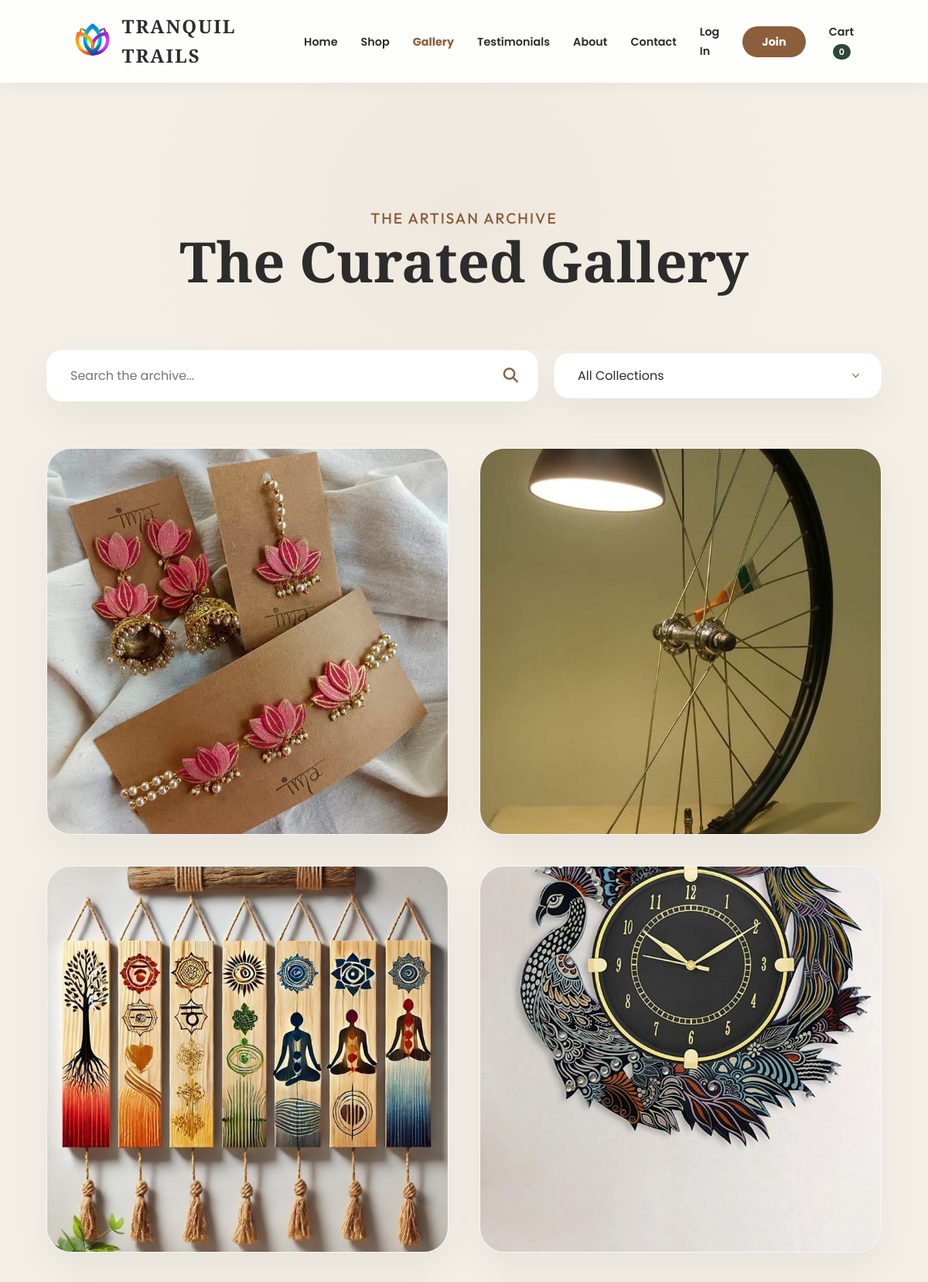
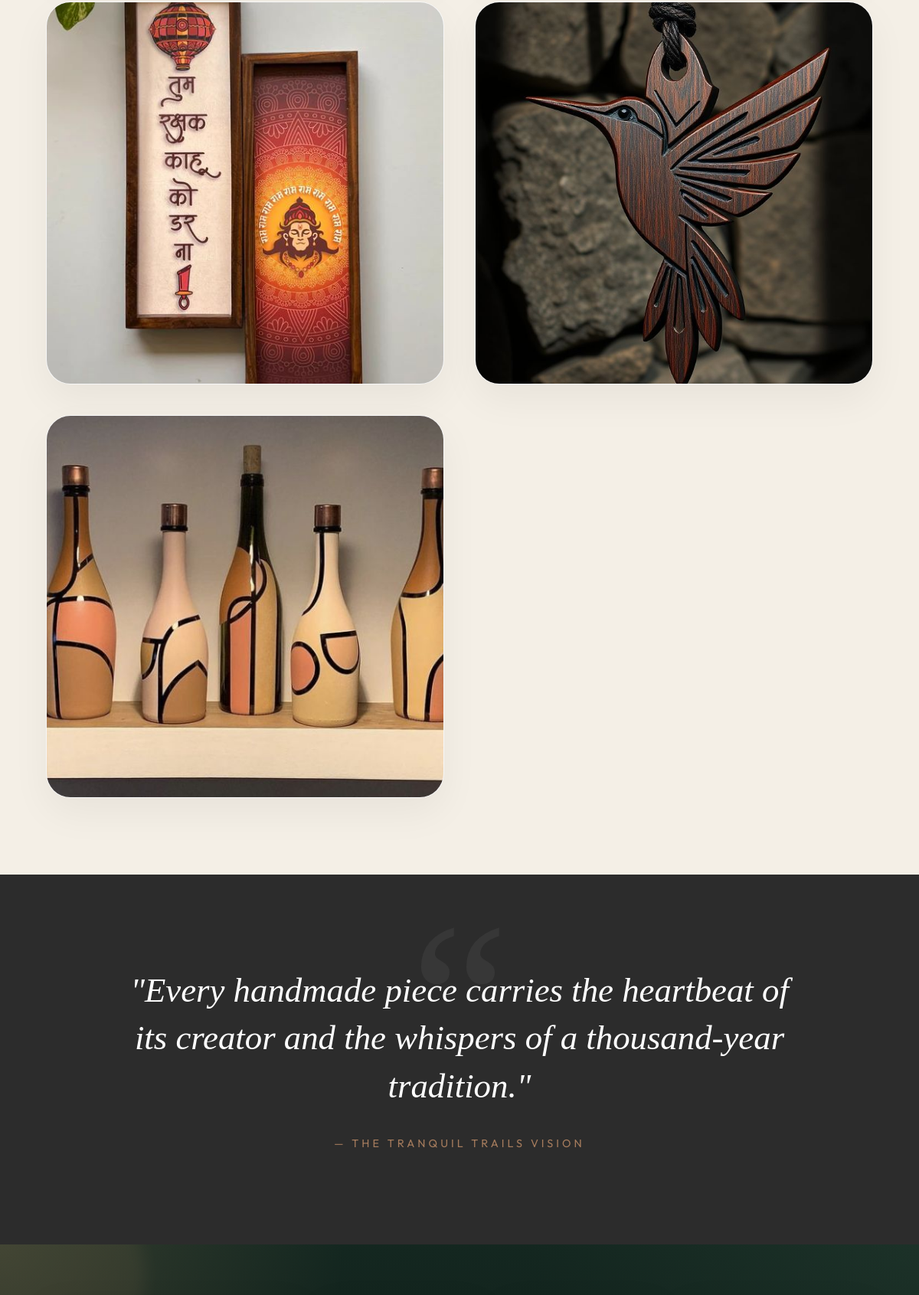
Page /gallery/ (upper part) on the committed database (2 pictures, top to bottom).
### core/models.py (models this page shows, shortened)
class SiteSetting(models.Model):
    store_name = models.CharField(max_length=100, default="Tranquil Trails")
    admin_email = models.EmailField(default="admin@tranquiltrails.com")
    contact_phone = models.CharField(max_length=20, default="+1 234 567 890")
    footer_tagline = models.TextField(default="Thoughtfully handcrafted pieces for calm, soulful spaces.")
    footer_address = models.TextField(default="Studio Address\nAdd your workshop or store address from Admin Settings.")
    footer_hours = models.CharField(max_length=120, default="Mon - Sat | 10:00 AM - 7:00 PM")
    footer_instagram_url = models.URLField(blank=True, default="")
    footer_facebook_url = models.URLField(blank=True, default="")
    footer_whatsapp_url = models.URLField(blank=True, default="")
    currency = models.CharField(max_length=10, default="USD")
    tax_rate = models.DecimalField(max_digits=5, decimal_places=2, default=5.00)
    shipping_flat_rate = models.DecimalField(max_digits=6, decimal_places=2, default=15.00)
    maintenance_mode = models.BooleanField(default=False)

class GalleryItem(models.Model):
    CATEGORY_CHOICES = [
        ('Ceramics', 'Ceramics'),
        ('Wood', 'Woodwork'),
        ('Textiles', 'Textiles'),
        ('Other', 'Other')
    ]
    title = models.CharField(max_length=100)
    price = models.DecimalField(max_digits=10, decimal_places=2, default=0.00)
    category = models.CharField(max_length=50, choices=CATEGORY_CHOICES, default='Other')
    image = models.ImageField(upload_to='gallery/')
    created_at = models.DateTimeField(auto_now_add=True)

### core/views.py (the view)
# urls.py: path('gallery/', views.gallery, name='gallery'),
def gallery(request):
    gallery_categories = [choice[0] for choice in GalleryItem.CATEGORY_CHOICES]
    return render(request, 'gallery.html', {
        'items': GalleryItem.objects.all().order_by('-created_at'),
        'gallery_categories': gallery_categories,
    })

### core/context_processors.py (called while the page is built)
def site_settings(request):
    settings_obj, _ = SiteSetting.objects.get_or_create(id=1)
    return {'site_settings': settings_obj}

### core/templates/gallery.html (shortened to what this page needs)
{% load static %}
<!DOCTYPE html>
<html lang="en">
<head>
    <link rel="stylesheet" href="https://cdnjs.cloudflare.com/ajax/libs/font-awesome/6.4.0/css/all.min.css">
    <link rel="stylesheet" href="{% static 'styles.css' %}">
</head>
<body>
    {% include 'partials/site_nav.html' %}
    <section class="gallery-hero">
        <div class="hero-content">
            <p class="reveal">The Artisan Archive</p>
            <h1 class="reveal">The Curated Gallery</h1>
        </div>
    </section>
    <div class="gallery-controls reveal">
        <div class="search-box">
            <input type="text" id="gallerySearch" placeholder="Search the archive..." autocomplete="off">
            <i class="fas fa-search"></i>
        </div>
        <select id="galleryCategoryDropdown" class="category-select">
            <option value="all">All Collections</option>
        </select>
    </div>
    <main class="gallery-grid" id="galleryGrid">
        {% for item in items %}
        <div class="gallery-card reveal" data-category="{{ item.category|lower }}" data-title="{{ item.title|lower }}">
            <a href="{% url 'gallery_detail' item.id %}" style="text-decoration: none; color: inherit;">
                <div class="card-image">
                    {% if item.image %}
                        <img src="{{ item.image.url }}" alt="{{ item.title }}">
                    {% else %}
                        <img src="{% static 'placeholder.jpg' %}" alt="Placeholder">
                    {% endif %}
                </div>
            </a>
        </div>
        {% empty %}
        <div class="no-results" style="display: block;">
            <i class="fas fa-palette"></i>
            <h2>Gallery is empty</h2>
            <p>Our curated pieces are being prepared for exhibition.</p>
        </div>
        {% endfor %}
    </main>
    <section class="gallery-quote">
        <div class="quote-content reveal">
            <p>"Every handmade piece carries the heartbeat of its creator and the whispers of a thousand-year tradition."</p>
            <span>— The Tranquil Trails Vision</span>
        </div>
    </section>
    {% include 'partials/site_footer.html' %}
</body>
</html>

### core/templates/partials/site_nav.html (shortened to what this page needs)
{% load static %}
<nav>
    <a href="{% url 'home' %}" class="logo-container">
        <img src="{% static 'Adobe Express - file.png' %}" alt="{{ site_settings.store_name }}" class="logo-img">
        <span class="logo-text">{{ site_settings.store_name|upper }}</span>
    </a>
    <ul class="nav-links" id="navLinks">
        <li><a href="{% url 'home' %}" {% if request.resolver_match.url_name == 'home' %}style="color:#8B5E3C; font-weight:700;"{% endif %}>Home</a></li>
        <li><a href="{% url 'shop' %}" {% if request.resolver_match.url_name == 'shop' %}style="color:#8B5E3C; font-weight:700;"{% endif %}>Shop</a></li>
        <li><a href="{% url 'gallery' %}" {% if request.resolver_match.url_name == 'gallery' %}style="color:#8B5E3C; font-weight:700;"{% endif %}>Gallery</a></li>
        <li><a href="{% url 'testimonials' %}" {% if request.resolver_match.url_name == 'testimonials' %}style="color:#8B5E3C; font-weight:700;"{% endif %}>Testimonials</a></li>
        <li><a href="{% url 'about' %}" {% if request.resolver_match.url_name == 'about' %}style="color:#8B5E3C; font-weight:700;"{% endif %}>About</a></li>
        <li><a href="{% url 'contact' %}" {% if request.resolver_match.url_name == 'contact' %}style="color:#8B5E3C; font-weight:700;"{% endif %}>Contact</a></li>
        {% if user.is_authenticated %}
        <li>
            <div class="nav-user-container">
                <img src="https://cdn-icons-png.flaticon.com/512/3135/3135715.png" alt="Profile" class="user-avatar" id="userAvatarBtn">
                <div class="profile-dropdown" id="profileDropdown">
                    <div style="padding: 10px 16px; font-weight: bold; background: #f9f9f9; font-size: 0.8rem; border-bottom: 1px solid #eee;">
                        Hi, {{ user.first_name|default:user.username }}
                    </div>
                    <a href="{% url 'cart' %}">My Cart</a>
                    <a href="{% url 'my_orders' %}">My Orders</a>
                    <a href="{% url 'wishlist' %}">Wishlist <span class="cart-count-pill" data-wishlist-count>0</span></a>
                    <a href="#" onclick="logoutUser(); return false;" class="logout-btn">Logout</a>
                </div>
            </div>
        </li>
        {% else %}
        <li><a href="{% url 'login' %}">Log In</a></li>
        <li><a href="{% url 'signup' %}" style="background: #8B5E3C; color: white; padding: 10px 25px; border-radius: 50px; font-weight: bold;">Join</a></li>
        {% endif %}
        <li id="cartNavItem">
            <a href="#" id="cart-link">Cart <span class="cart-count-pill" id="cart-count">0</span></a>
        </li>
    </ul>
</nav>

### core/static/styles.css (style rules this page uses)
:root { --primary: #8B5E3C; --accent: #2D4739; --bg: #F4EFE6; --white: #ffffff; --text: #2d2d2d; }
* { margin: 0; padding: 0; box-sizing: border-box; }
body { font-family: 'Poppins', sans-serif; background: var(--bg); color: var(--text); line-height: 1.6; overflow-x: hidden; }
nav { display: flex; justify-content: space-between; align-items: center; padding: 15px 8%; background: rgba(255, 255, 255, 0.9); backdrop-filter: blur(10px); position: sticky; top: 0; z-index: 1000; box-shadow: 0 2px 20px rgba(0,0,0,0.05); }
.logo-container { display: flex; align-items: center; text-decoration: none; z-index: 1001; }
.logo-img { height: 50px; width: auto; margin-right: 15px; object-fit: contain; }
.logo-text { font-family: 'Playfair Display', serif; font-size: 1.5rem; font-weight: bold; color: var(--text); letter-spacing: 2px; }
.nav-links { display: flex; list-style: none; gap: 30px; align-items: center; }
.nav-links a { text-decoration: none; color: var(--text); font-size: 0.9rem; font-weight: 600; transition: 0.3s; }
.cart-count-pill { background: var(--accent); color: white; padding: 2px 8px; border-radius: 20px; font-size: 0.7rem; margin-left: 5px; }

### rows in the picture
SiteSetting: store_name "TRANQUIL TRAILS"
GalleryItem: image (picture)
GalleryItem: image (picture)
GalleryItem: image (picture)
GalleryItem: image (picture)
GalleryItem: image (picture)
GalleryItem: image (picture)
GalleryItem: image (picture)
